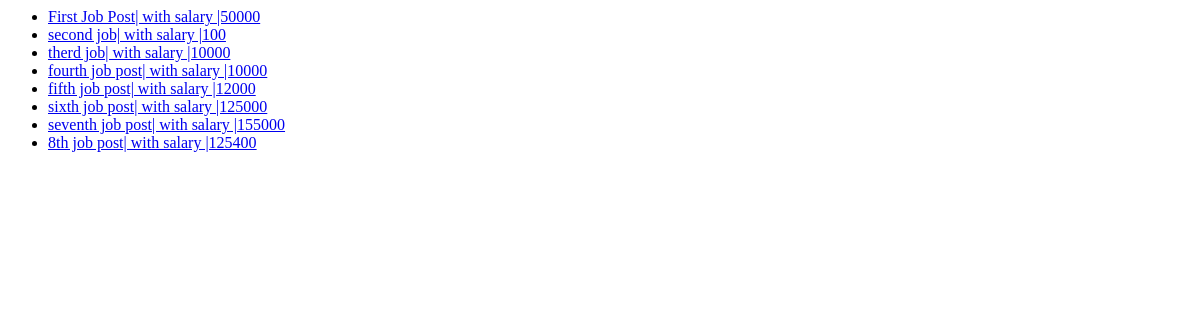
The app's page /, older data.
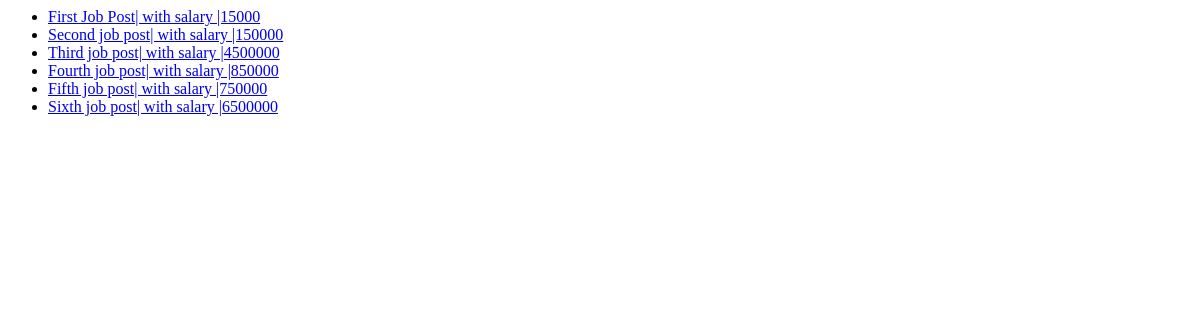
The same page, newer data.
### app/models.py (models this page shows, shortened)
class JobPost(models.Model):
    title = models.CharField(max_length=200)
    description = models.CharField(max_length=200)
    date = models.DateTimeField(auto_now_add=True)
    expiry = models.DateField(null=True)
    salary = models.IntegerField()
    slug = models.SlugField(null=True, max_length=40, unique=True)
    location = models.OneToOneField(Location, on_delete=models.CASCADE, null=True)
    def __str__(self):
        return f"{self.title}| with salary |{self.salary}"

### app/views.py (the view)
# urls.py: path('', views.job_list, name="jobs_home"),
def job_list(request):
    for j in job_title:
        job_id = job_title.index(j)
        detail_url = reverse("jobs_detail", args=(job_id,))
    jobs = JobPost.objects.all()
    context = {"jobs":jobs}
    return render(request, "app/index.html", context)

### app/templates/app/index.html (shortened to what this page needs)
<ul>
{% for job in jobs %}
    <li>
        <a href="{% url 'jobs_detail' job.id%}" >
            {{job}}
        </a>
    </li>
{% endfor %}
</ul>

Row changes from the older to the newer data that the page shows:
removed JobPost: title+salary "First Job Post| with salary |50000"
removed JobPost: title+salary "second job| with salary |100"
removed JobPost: title+salary "therd job| with salary |10000"
removed JobPost: title+salary "fourth job post| with salary |10000"
removed JobPost: title+salary "fifth job post| with salary |12000"
removed JobPost: title+salary "sixth job post| with salary |125000"
removed JobPost: title+salary "seventh job post| with salary |155000"
removed JobPost: title+salary "8th job post| with salary |125400"
added JobPost: title+salary "First Job Post| with salary |15000"
added JobPost: title+salary "Second job post| with salary |150000"
added JobPost: title+salary "Third job post| with salary |4500000"
added JobPost: title+salary "Fourth job post| with salary |850000"
added JobPost: title+salary "Fifth job post| with salary |750000"
added JobPost: title+salary "Sixth job post| with salary |6500000"
